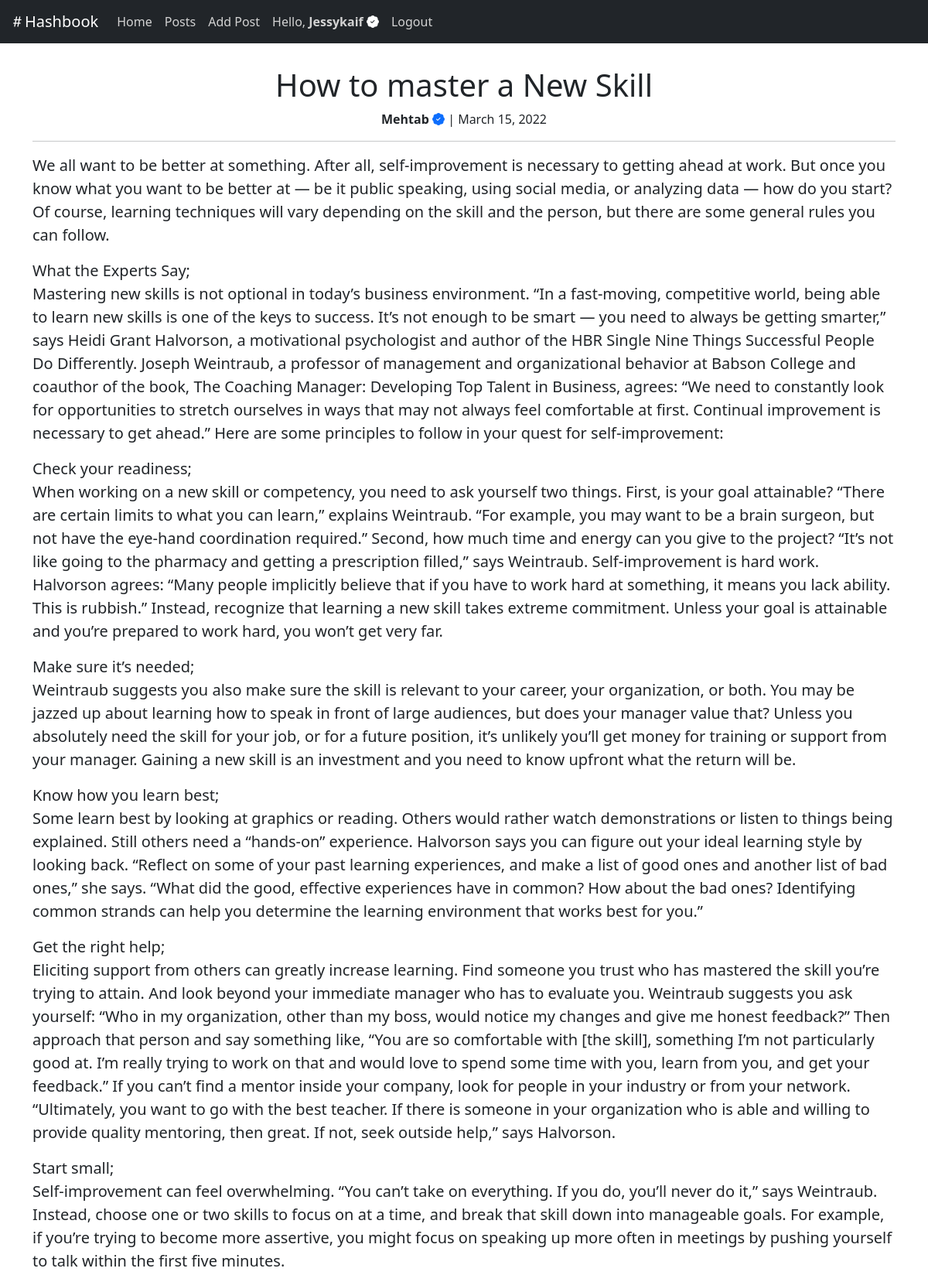
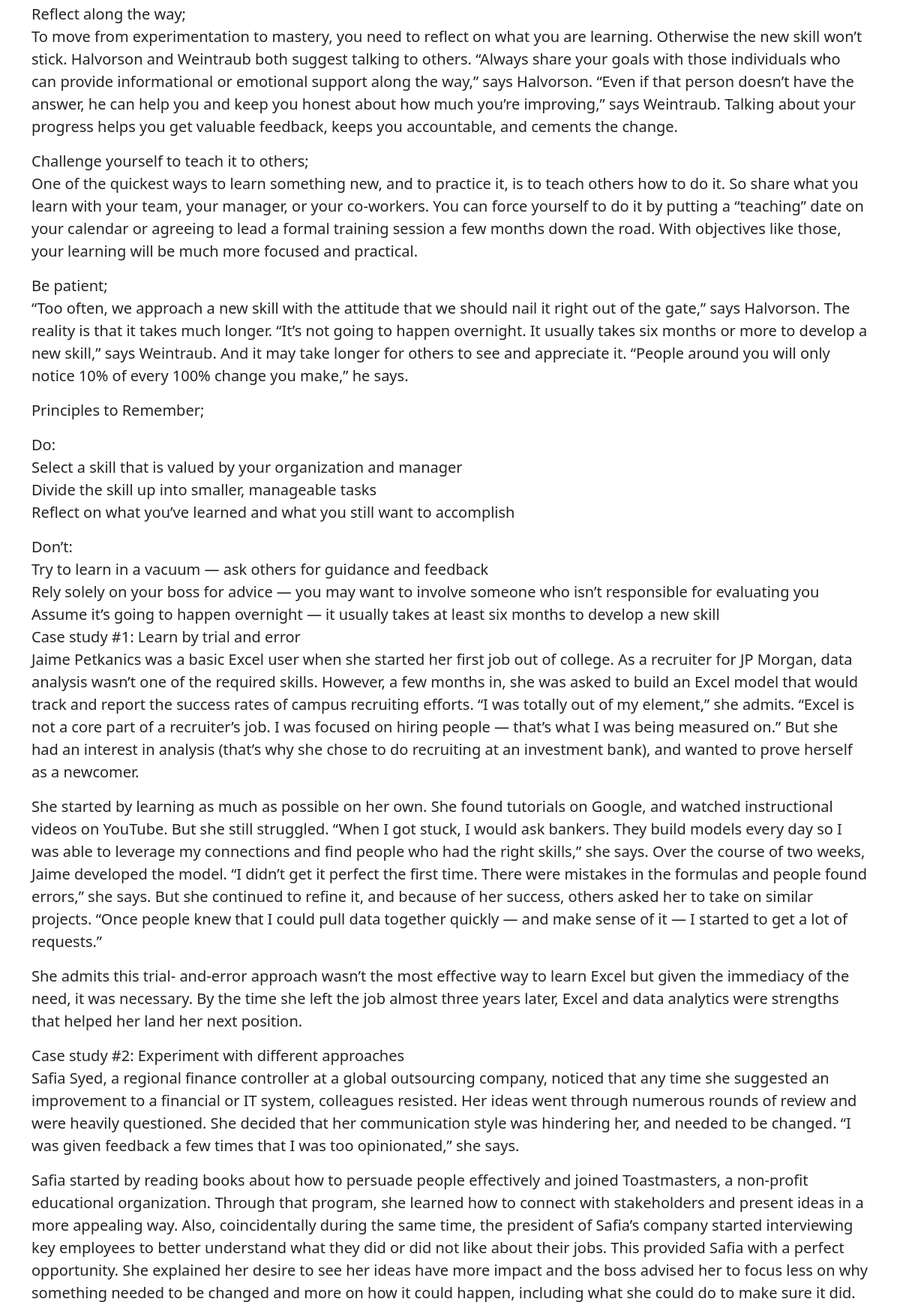
/post/4/ (signed in, upper part), run on the app's committed database (2 pictures, top to bottom).
### HashbookApp/models.py (models this page shows, shortened)
class Post(models.Model):
    title = models.CharField(max_length=100, blank=False)
    text = models.TextField(blank=False)
    author = models.ForeignKey(User, on_delete = models.CASCADE, related_name="poster")
    date_published = models.DateTimeField(auto_now_add = True)

### HashbookApp/views.py (the view)
# urls.py: path('post/<int:post_id>/', views.post, name="post"),
@login_required()
def post(request, post_id):
    post = Post.objects.get(pk = post_id)
    comments = Comment.objects.order_by('-date_published').filter(post=post_id)
    context = {"post":post,"comments": comments}
    return render(request, 'HashbookApp/post.html', context)

### HashbookApp/templates/HashbookApp/post.html (shortened to what this page needs)
{% extends 'HashbookApp/layout.html' %}
{% block header %}
    <h1 class="text-center"> {{ post.title }}</h1>
    <p class="text-center"><b>{{ post.author | title }}</b> <span class="bi-patch-check-fill text-primary"></span> | {{ post.date_published | date}}</p>
    <hr>
{% endblock %}
{% block body %}
        <div class="lead">{{ post.text | linebreaks }}</div>
{% endblock %}

### HashbookApp/templates/HashbookApp/layout.html (shortened to what this page needs)
{% load static %}
<!DOCTYPE html>
<html lang="en-US">
    <head>
        <link href="https://cdn.jsdelivr.net/npm/bootstrap@5.1.3/dist/css/bootstrap.min.css" rel="stylesheet">
        <link rel="stylesheet" href="https://cdn.jsdelivr.net/npm/bootstrap-icons@1.8.1/font/bootstrap-icons.css">
        <link rel="stylesheet" href="{% static 'HashbookApp/style.css' %}">
    </head>
    <body>
        <nav class="navbar navbar-expand-lg sticky-top navbar-light bg-dark">
            <div class="container-fluid">
                <a class="navbar-brand" href="{% url 'HashbookApp:index' %}">
                    <span class="bi-hash text-white" ></span><span class="text-white">Hashbook</span>
                </a>
              <div class="collapse navbar-collapse" id="navbarNav">
                <ul class="navbar-nav">
                  <li class="nav-item">
                    <a class="nav-link active" id="main-link" aria-current="page"  href="{% url 'HashbookApp:index' %}">Home</a>
                  </li>
                  <li class="nav-item">
                    <a class="nav-link " id="main-link" href="{% url 'HashbookApp:posts' %}">Posts</a>
                  </li>
                  <li class="nav-item">
                    <a class="nav-link" id="main-link" href="{% url 'HashbookApp:newpost' %}">Add Post</a>
                  </li>
                  <li class="nav-item">
                    {% if user.is_authenticated %}
                      <a class="nav-link" id="main-link" href="{% url 'Users:profile' %}"> Hello, <b>{{ user.username | title }}</b> <span class="bi-patch-check-fill text-white"></a>
                    {% endif %}
                  </li>
                  <li class="nav-item">
                    {% if user.is_authenticated %}
                        <a class="nav-link" id="main-link" href="{% url 'Users:logout' %}">Logout</a>
                    {% else %}
                        <a class="nav-link" id="main-link" href="{% url 'Users:login' %}">Login</a>
                    {% endif %}
                  </li>
                </ul>
              </div>
            </div>
          </nav>
        <div class="main container">
            {% block header %}{% endblock header %}
            {% block body %}{% endblock body %}
        </div>
    </body>
</html>

### HashbookApp/static/HashbookApp/style.css (style rules this page uses)
a { text-decoration: none; }

### HashbookApp/templates/HashbookApp/layout.html (style rules this page uses)
body { text-decoration:none; }
div.main { padding-top:30px; padding-bottom:20px; }
#main-link { color:lightgray; }

### data on the page
Post: title "How to master a New Skill", author "Mehtab", date_published "March 15, 2022", text "We all want to be better at something. After all, self-improvement is necessary to getting ahead at work. But once you know what you want to be better at — be it public speaking, using social media, or analyzing data — how do you start? Of course, learning techniques will vary depending on the skill and the person, but there are some general rules you can follow. What the Experts Say; Mastering new skills is not optional in today’s business environment. “In a fast-moving, competitive world, being able to learn new skills is one of the keys to success. It’s not enough to be smart — you need to always be getting smarter,” says Heidi Grant Halvorson, a motivational psychologist and author of…"

### other printed values
{{ user.username | title }} "Jessykaif"
